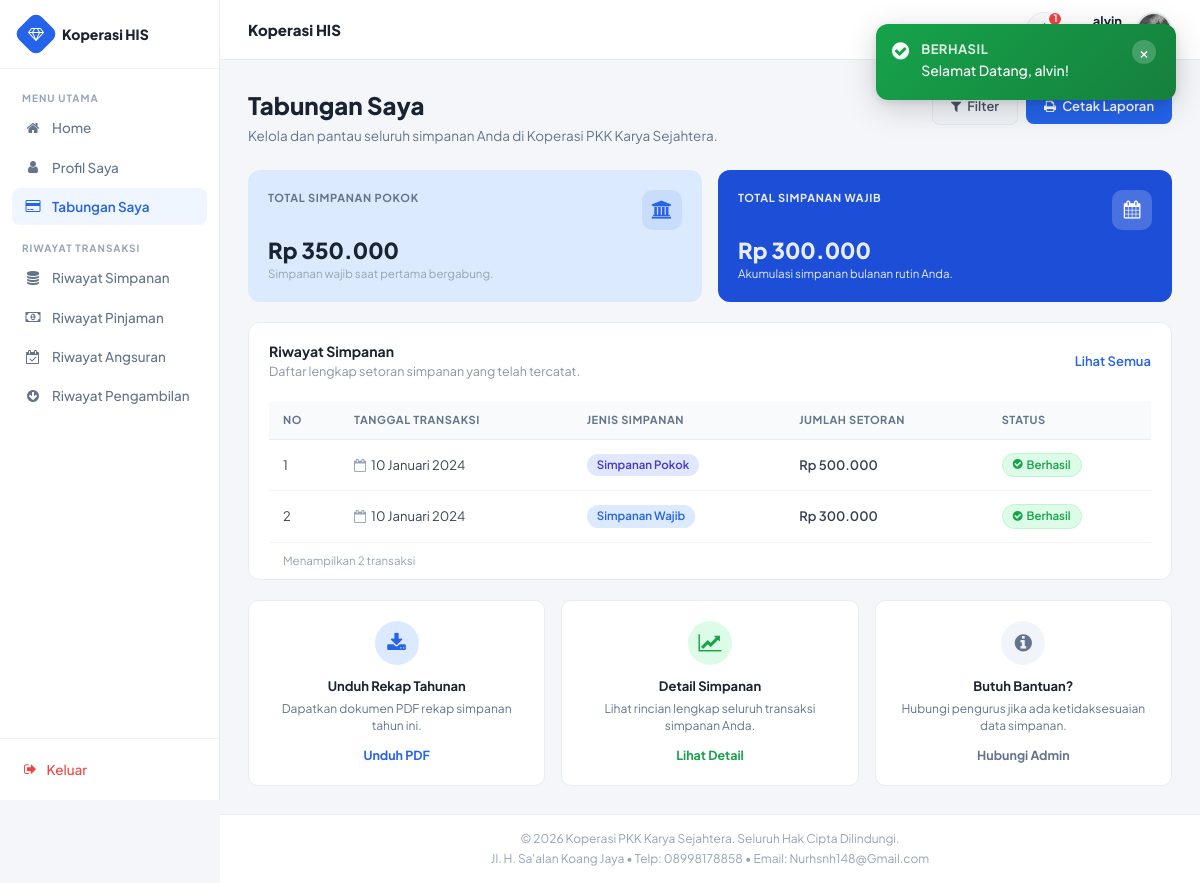
Screenshot of /anggota/datatabungan.php (signed in) with the database file from the repository.
### tables this page shows
CREATE TABLE `tbl_simpanan` (
  `id_simpanan` varchar(6) NOT NULL,
  `tgl_simpanan` date NOT NULL,
  `id_anggota` varchar(6) NOT NULL,
  `jenis_simpanan` varchar(20) NOT NULL,
  `jumlah_simpanan` int NOT NULL
);

### anggota/datatabungan.php (the view)
<?php
include ("style/header.php");
include ("style/sidebar.php");
include ("../config/koneksi.php");
function tgl_indo($tanggal) {
    $bulan = [1=>'Januari','Februari','Maret','April','Mei','Juni','Juli','Agustus','September','Oktober','November','Desember'];
    $p = explode('-', $tanggal);
    return $p[2] . ' ' . $bulan[(int)$p[1]] . ' ' . $p[0];
}
$res_tab = mysqli_query($konek, "SELECT a.saldo, a.saldo_wajib FROM tbl_tabungan a LEFT JOIN tbl_login b ON a.id_anggota=b.id_anggota WHERE b.id = '{$_SESSION['id']}'");
$tab = mysqli_fetch_array($res_tab);
$saldo_pokok = $tab ? (int)$tab['saldo'] : 0;
$saldo_wajib = $tab ? (int)$tab['saldo_wajib'] : 0;
$rows = [];
$res_simpanan = mysqli_query($konek, "SELECT a.* FROM tbl_simpanan a LEFT JOIN tbl_login b ON a.id_anggota=b.id_anggota WHERE b.id = '{$_SESSION['id']}' ORDER BY a.tgl_simpanan DESC");
while ($r = mysqli_fetch_array($res_simpanan)) { $rows[] = $r; }
$cnt = count($rows);
?>
<div class="ag-page-header">
  <div class="ag-page-header-row">
    <div>
      <div class="ag-page-title">Tabungan Saya</div>
      <div class="ag-page-subtitle">Kelola dan pantau seluruh simpanan Anda di Koperasi PKK Karya Sejahtera.</div>
    </div>
    <div class="ag-page-actions">
      <a href="#" class="ag-btn ag-btn-light"><i class="fa fa-filter"></i> Filter</a>
      <a href="#" class="ag-btn ag-btn-primary"><i class="fa fa-print"></i> Cetak Laporan</a>
    </div>
  </div>
</div>
<div class="ag-stat-grid-2">
  <div class="ag-stat-card blue-light">
    <div class="ag-stat-head">
      <div class="ag-stat-label">Total Simpanan Pokok</div>
      <div class="ag-stat-icon"><i class="fa fa-bank"></i></div>
    </div>
    <div class="ag-stat-value">Rp <?php echo number_format($saldo_pokok, 0, ',', '.'); ?></div>
    <div class="ag-stat-sub">Simpanan wajib saat pertama bergabung.</div>
  </div>
  <div class="ag-stat-card blue-dark">
    <div class="ag-stat-head">
      <div class="ag-stat-label">Total Simpanan Wajib</div>
      <div class="ag-stat-icon"><i class="fa fa-calendar"></i></div>
    </div>
    <div class="ag-stat-value">Rp <?php echo number_format($saldo_wajib, 0, ',', '.'); ?></div>
    <div class="ag-stat-sub">Akumulasi simpanan bulanan rutin Anda.</div>
  </div>
</div>
<div class="ag-card">
  <div class="ag-card-header">
    <div class="ag-card-header-left">
      <div class="ag-card-title">Riwayat Simpanan</div>
      <div class="ag-card-subtitle">Daftar lengkap setoran simpanan yang telah tercatat.</div>
    </div>
    <a href="riwayatsimpanan.php" style="font-size:13px; color:#2563eb; font-weight:600; text-decoration:none;">Lihat Semua</a>
  </div>
  <div class="ag-card-body" style="padding-bottom:0;">
    <div class="ag-table-wrap">
      <table class="ag-table">
        <thead>
          <tr>
            <th>No</th>
            <th>Tanggal Transaksi</th>
            <th>Jenis Simpanan</th>
            <th>Jumlah Setoran</th>
            <th>Status</th>
          </tr>
        </thead>
        <tbody>
          <?php if (empty($rows)): ?>
          <tr>
            <td colspan="5" style="text-align:center; padding:24px; color:#94a3b8;">
              <i class="fa fa-inbox" style="font-size:24px; display:block; margin-bottom:8px;"></i>
              Belum ada data simpanan
            </td>
          </tr>
          <?php else: $no = 1; foreach ($rows as $row): ?>
          <tr>
            <td><?php echo $no++; ?></td>
            <td><i class="fa fa-calendar-o" style="color:#94a3b8; margin-right:5px;"></i><?php echo tgl_indo($row['tgl_simpanan']); ?></td>
            <td>
              <?php
              $jenis = strtolower($row['jenis_simpanan']);
              if (strpos($jenis, 'wajib') !== false) echo '<span class="ag-badge ag-badge-wajib">Simpanan Wajib</span>';
              elseif (strpos($jenis, 'pokok') !== false) echo '<span class="ag-badge ag-badge-pokok">Simpanan Pokok</span>';
              elseif (strpos($jenis, 'sukarela') !== false) echo '<span class="ag-badge ag-badge-sukarela">Sukarela</span>';
              else echo htmlspecialchars($row['jenis_simpanan']);
              ?>
            </td>
            <td class="amt-blue">Rp <?php echo number_format($row['jumlah_simpanan'], 0, ',', '.'); ?></td>
            <td><span class="ag-badge ag-badge-aktif"><i class="fa fa-check-circle"></i> Berhasil</span></td>
          </tr>
          <?php endforeach; endif; ?>
        </tbody>
      </table>
    </div>
    <?php if ($cnt > 0): ?>
    <div class="ag-table-footer">
      <span>Menampilkan <?php echo $cnt; ?> transaksi</span>
    </div>
    <?php endif; ?>
  </div>
</div>
<div class="ag-action-grid-3">
  <div class="ag-action-card">
    <div class="ag-action-icon blue"><i class="fa fa-download"></i></div>
    <div class="ag-action-card-title">Unduh Rekap Tahunan</div>
    <div class="ag-action-card-text">Dapatkan dokumen PDF rekap simpanan tahun ini.</div>
    <a href="#" class="ag-action-card-link blue">Unduh PDF</a>
  </div>
  <div class="ag-action-card">
    <div class="ag-action-icon green"><i class="fa fa-line-chart"></i></div>
    <div class="ag-action-card-title">Detail Simpanan</div>
    <div class="ag-action-card-text">Lihat rincian lengkap seluruh transaksi simpanan Anda.</div>
    <a href="riwayatsimpanan.php" class="ag-action-card-link green">Lihat Detail</a>
  </div>
  <div class="ag-action-card">
    <div class="ag-action-icon gray"><i class="fa fa-info-circle"></i></div>
    <div class="ag-action-card-title">Butuh Bantuan?</div>
    <div class="ag-action-card-text">Hubungi pengurus jika ada ketidaksesuaian data simpanan.</div>
    <a href="#" class="ag-action-card-link gray">Hubungi Admin</a>
  </div>
</div>
<?php include ("style/footer.php"); ?>

### rows the page displays
tbl_simpanan: tgl_simpanan "10 Januari 2024", jenis_simpanan "Simpanan Pokok", jumlah_simpanan "500.000"
tbl_simpanan: tgl_simpanan "10 Januari 2024", jenis_simpanan "Simpanan Wajib", jumlah_simpanan "300.000"

### other values shown
$sk_settings['nama_koperasi'] "Koperasi HIS"
$ag_notif_count "1"
$_SESSION['username'] "alvin"
$f['msg'] "Selamat Datang, alvin!"
$saldo_pokok "350.000"
$saldo_wajib "300.000"
$cnt "2"
